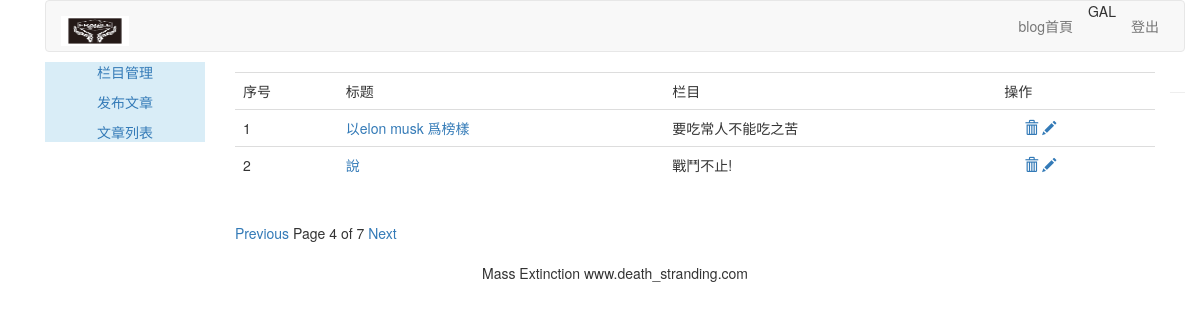
Page /article/article-list/?page=4 (signed in) on the committed database.
### article/models.py (models this page shows, shortened)
class ArticlePost(models.Model):
    author = models.ForeignKey(User, on_delete=models.CASCADE, related_name="article")
    title = models.CharField(max_length=200)
    slug = models.SlugField(max_length=500)
    column = models.ForeignKey(ArticleColumn, on_delete=models.CASCADE,related_name="article_column")
    body = models.TextField()
    created = models.DateTimeField(default=timezone.now)
    updated = models.DateTimeField(auto_now=True)
    users_like = models.ManyToManyField(User, related_name="articles_like", blank=True)
    class Meta:
        ordering = ("-updated",)
        index_together = (('id', 'slug'),)
    def get_absolute_url(self):
        return reverse("article:article_detail", args=[self.id, self.slug])

class ArticleColumn(models.Model):
    user = models.ForeignKey(User, on_delete=models.CASCADE,related_name='article_column')
    column = models.CharField(max_length=200)
    created = models.DateField(auto_now_add=True)
    def __str__(self):
        return self.column

### article/views.py (the view)
# urls.py: path('article-list/',views.article_list,name='article_list'),
@login_required(login_url='/account/login')
def article_list(request):
    articles_list = ArticlePost.objects.filter(author=request.user)
    paginator = Paginator(articles_list, 2)
    page = request.GET.get('page')
    try:
        current_page = paginator.page(page)
        articles = current_page.object_list
    except PageNotAnInteger:
        current_page = paginator.page(1)
        articles = current_page.object_list
    except EmptyPage:
        current_page = paginator.page(paginator.num_pages)
        articles = current_page.object_list
    return render(request, "article/column/article_list.html",{"articles":articles, "page": current_page})

### templates/article/column/article_list.html (shortened to what this page needs)
{% extends "article/base.html" %}
{% load static %}
{% block content %}
<div>
    <table class="table table-hover">
        <tr>
            <td>序号</td>
            <td>标题</td>
            <td>栏目</td>
            <td>操作</td>
        </tr>
        {% for article in articles %}
        <tr id={{ article.id }}>
            <td>{{ forloop.counter }}</td>
            <td><a href="{{ article.get_absolute_url }}">{{ article.title }}</a></td>
            <td>{{ article.column }}</td>
            <td>
                <a nane="delete" href="javascript:" onclick="del_article(this, {{ article.id }})"><span class="glyphicon glyphicon-trash" style="margin-left:20px;"></span></a>
            <a name="edit" href="{% url 'article:redit_article' article.id %}"><span class="glyphicon glyphicon-pencil"></span></a>
            </td>
        </tr>
        {% endfor %}
    </table>
    {% include "paginator.html" %}
</div>
{% endblock %}

### templates/article/header.html (shortened to what this page needs)
{% load static %}
<div class="container">
    <nav class="navbar navbar-default" role="navigation">
        <div class="navbar-header">
            <a class="navbar-brand" href="http://www.tzfile.com">
                <img height='30px'width="68px" src="{% static 'images/backlogo.png' %}">
            </a>
        </div>
        <div>
            <ul class="nav navbar-nav navbar-right" style="margin-right:10px">
                <li><a href="{% url 'blog:blog_title' %}">blog首頁</a></li>
                <li><span>{{ user.username.upper }}</li>
                <li><a href="{% url 'account:user_logout' %}">登出</a></li>
            </ul>
        </div>
    </nav>
</div>

### rows in the picture
ArticlePost: title "以elon musk 爲榜樣", column "要吃常人不能吃之苦"
ArticlePost: title "說", column "戰鬥不止!"

### other values in the picture
{{ user.username.upper }} "GAL"
{{ page.number }} "4"
{{ page.paginator.num_pages }} "7"
